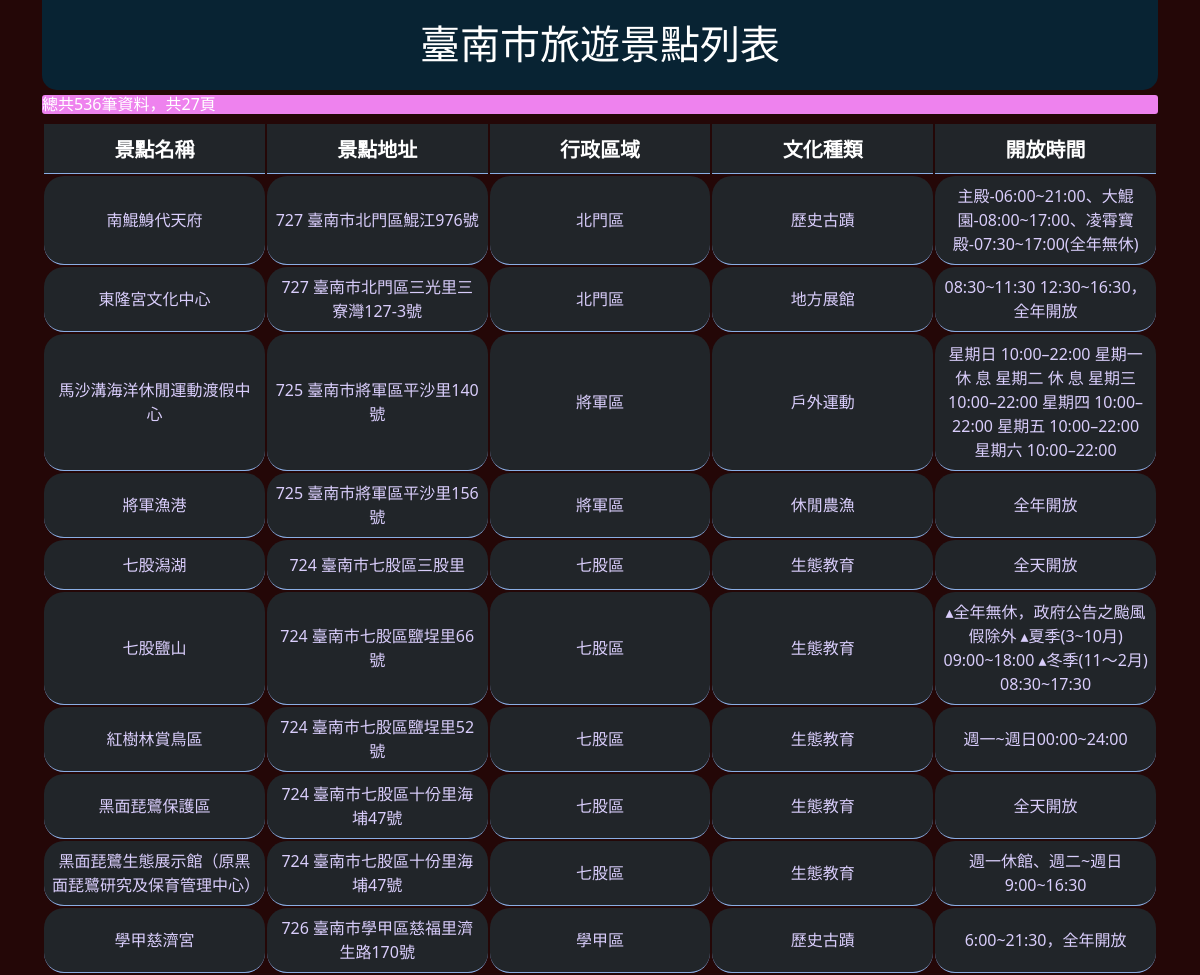
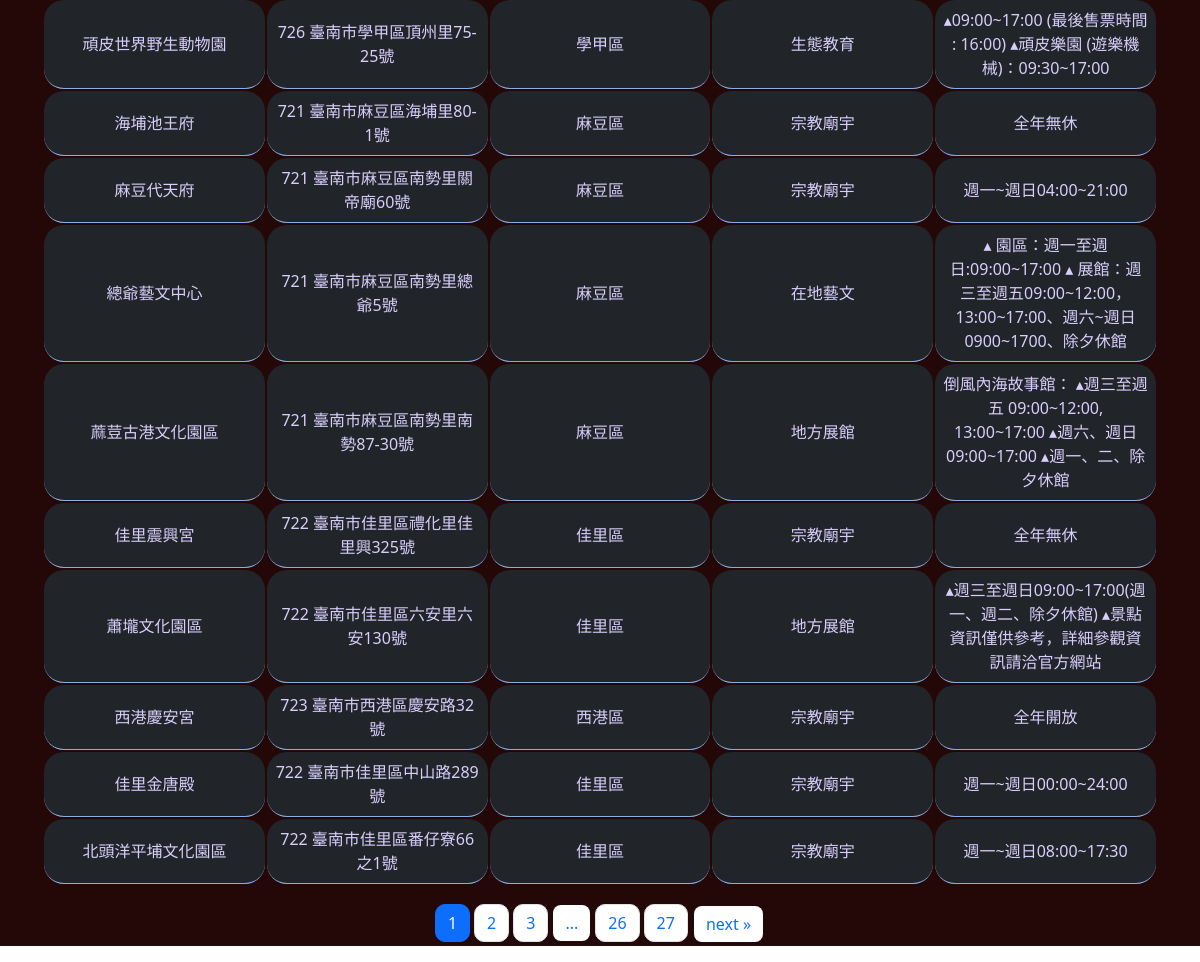
The page / on the database its author committed (2 pictures, top to bottom).
### app.py (models this page shows, shortened)
class Blog(db.Model):
    id = db.Column(db.Integer, primary_key=True)
    title = db.Column(db.String(100), nullable=False)
    content = db.Column(db.Text,nullable=False)
    author = db.Column(db.String(20), nullable=False, default='N/A')
    date_posted = db.Column(db.DateTime, nullable=False, default=datetime.utcnow)
    aname = db.Column(db.String(100), nullable=True)
    opentime = db.Column(db.String(200), nullable=True)

### app.py (the view)
@app.route('/')
def index():
    page = request.args.get('page', 1 ,type=int)
    query = Blog.query.order_by(Blog.date_posted).paginate(page, 20, False)
    return render_template('bike_list.html', query=query)

### templates/bike_list.html (shortened to what this page needs)
{% extends 'base.html'%}
{% block body%}
<main>
<div class="container">
  <div class="dcd">
    <h1>臺南市旅遊景點列表</h1>
  </div>
  <div style="background-color:  violet; border-radius: 3px; color: white;">
    <h6>總共{{query.total}}筆資料，共{{query.pages}}頁</h6>
  </div>
<table  class="table  table-dark">
    <thead>
      <tr>
        <th class="sds" style="width: 20%; text-align: center; font-size: 20px;">景點名稱</th>
        <th class="sds" style="width: 20%; text-align: center; font-size: 20px;">景點地址</th>
        <th scope="col" style="width: 20%; text-align: center; font-size: 20px;">行政區域</th>
        <th scope="col" style="width: 20%; text-align: center; font-size: 20px;">文化種類</th>
        <th scope="col" style="width: 20%; text-align: center; font-size: 20px;">開放時間</th>
      </tr>
    </thead>
    <tbody>
        {% for i in query.items %}
        <tr id="tt">
            <td style="width: 20%; text-align: center; vertical-align: middle;">{{ i.author }}</td>
            <td style="width: 20%; text-align: center; vertical-align: middle;">{{ i.title }}</td>
            <td style="width: 20%; text-align: center; vertical-align: middle;">{{ i.content }}</td>
            <td style="width: 20%; text-align: center; vertical-align: middle;">{{ i.opentime }}</td>
            <td style="width: 20%; text-align: center; vertical-align: middle;">{{ i.aname }}</td>
        </tr>
        {% endfor %}
    </tbody>
  </table>
  <nav aria-label="Page navigation example" style="margin-left: 0px;">
      <ul class="pagination">
        <div style="display: flex; margin: 0 auto;">
        {% for pg in query.iter_pages(right_current=3) %}
           {% if pg %}
            <li class="{% if pg == query.page %}page-item active{% endif %}" style="border-radius:5px; border: none; margin: 2px;" ><a class="page-link" href="{{ url_for('index', page=pg) }}" style="border-radius: 10px;">{{pg}}</a></li>
          {% else %}
          <li class="page-item"><a class="page-link" href="#" style="border-radius:8px; border: none; margin: 3px;">...</a></li>
          {% endif %}
        {% endfor %}
        {% if query.has_next %}
          <li class="page-item" style="border: none;  margin: 2px;">
            <a class="page-link" style="border-radius:8px; border: none; margin: 2px;" href="{{ url_for('index', page=query.next_num) }}" aria-label="Next">
              <span aria-hidden="true">next &raquo;</span>
            </a>
          </li>
        {% endif %}</div>
      </ul>
  </nav>
</div>
</main>
{% endblock%}

### templates/base.html (shortened to what this page needs)
<!DOCTYPE html>
<html>
    <head>
        <link rel="stylesheet" href="{{ url_for('static', filename='css/main.css') }}">
        <link rel="stylesheet" href="{{ url_for('static', filename='css/test.css') }}">
    </head>
    <body>
        {% block body%} {% endblock%}
    </body>
</html>

### static/css/main.css (style rules this page uses)
main { background-color: rgb(36, 7, 7); }
.sds { width: 300px; }
.dcd { font-size: 20px; height: 90px; background-color: rgb(8, 35, 51); padding-top: 20px; margin-bottom: 5px; border-bottom-left-radius: 15px; border-bottom-right-radius: 15px; color: white; width: 100%; text-align: center; }
h1 { text-align: center; }
tr { height: 50px; }
td { color: rgb(217, 205, 251); border-radius: 20px; transition: all 0.5s ease-out; }

### rows shown on the page
Blog: author "南鯤鯓代天府", title "727 臺南市北門區鯤江976號", content "北門區", opentime "歷史古蹟", aname "主殿-06:00~21:00、大鯤園-08:00~17:00、凌霄寶殿-07:30~17:00(全年無休)"
Blog: author "東隆宮文化中心", title "727 臺南市北門區三光里三寮灣127-3號", content "北門區", opentime "地方展館", aname "08:30~11:30 12:30~16:30，全年開放"
Blog: author "馬沙溝海洋休閒運動渡假中心", title "725 臺南市將軍區平沙里140號", content "將軍區", opentime "戶外運動", aname "星期日 10:00–22:00 星期一 休 息 星期二 休 息 星期三 10:00–22:00 星期四 10:00–22:00 星期五 10:00–22:00 星期六 10:00–22:00"
Blog: author "將軍漁港", title "725 臺南市將軍區平沙里156號", content "將軍區", opentime "休閒農漁", aname "全年開放"
Blog: author "七股潟湖", title "724 臺南市七股區三股里", content "七股區", opentime "生態教育", aname "全天開放"
Blog: author "七股鹽山", title "724 臺南市七股區鹽埕里66號", content "七股區", opentime "生態教育", aname "▴全年無休，政府公告之颱風假除外 ▴夏季(3~10月) 09:00~18:00 ▴冬季(11～2月) 08:30~17:30"
Blog: author "紅樹林賞鳥區", title "724 臺南市七股區鹽埕里52號", content "七股區", opentime "生態教育", aname "週一~週日00:00~24:00"
Blog: author "黑面琵鷺保護區", title "724 臺南市七股區十份里海埔47號", content "七股區", opentime "生態教育", aname "全天開放"
Blog: author "黑面琵鷺生態展示館（原黑面琵鷺研究及保育管理中心）", title "724 臺南市七股區十份里海埔47號", content "七股區", opentime "生態教育", aname "週一休館、週二~週日9:00~16:30"
Blog: author "學甲慈濟宮", title "726 臺南市學甲區慈福里濟生路170號", content "學甲區", opentime "歷史古蹟", aname "6:00~21:30，全年開放"
Blog: author "頑皮世界野生動物園", title "726 臺南市學甲區頂州里75-25號", content "學甲區", opentime "生態教育", aname "▴09:00~17:00 (最後售票時間 : 16:00) ▴頑皮樂園 (遊樂機械)：09:30~17:00"
Blog: author "海埔池王府", title "721 臺南市麻豆區海埔里80-1號", content "麻豆區", opentime "宗教廟宇", aname "全年無休"
Blog: author "麻豆代天府", title "721 臺南市麻豆區南勢里關帝廟60號", content "麻豆區", opentime "宗教廟宇", aname "週一~週日04:00~21:00"
Blog: author "總爺藝文中心", title "721 臺南市麻豆區南勢里總爺5號", content "麻豆區", opentime "在地藝文", aname "▴ 園區：週一至週日:09:00~17:00 ▴ 展館：週三至週五09:00~12:00，13:00~17:00、週六~週日 0900~1700、除夕休館"
Blog: author "蔴荳古港文化園區", title "721 臺南市麻豆區南勢里南勢87-30號", content "麻豆區", opentime "地方展館", aname "倒風內海故事館： ▴週三至週五 09:00~12:00, 13:00~17:00 ▴週六、週日 09:00~17:00 ▴週一、二、除夕休館"
Blog: author "佳里震興宮", title "722 臺南市佳里區禮化里佳里興325號", content "佳里區", opentime "宗教廟宇", aname "全年無休"
Blog: author "蕭壠文化園區", title "722 臺南市佳里區六安里六安130號", content "佳里區", opentime "地方展館", aname "▴週三至週日09:00~17:00(週一、週二、除夕休館) ▴景點資訊僅供參考，詳細參觀資訊請洽官方網站"
Blog: author "西港慶安宮", title "723 臺南市西港區慶安路32號", content "西港區", opentime "宗教廟宇", aname "全年開放"
Blog: author "佳里金唐殿", title "722 臺南市佳里區中山路289號", content "佳里區", opentime "宗教廟宇", aname "週一~週日00:00~24:00"
Blog: author "北頭洋平埔文化園區", title "722 臺南市佳里區番仔寮66之1號", content "佳里區", opentime "宗教廟宇", aname "週一~週日08:00~17:30"

### other values the page prints
{{ query.total }} "536"
{{ query.pages }} "27"
{{ pg }} "1" "2" "3" "26" "27"
